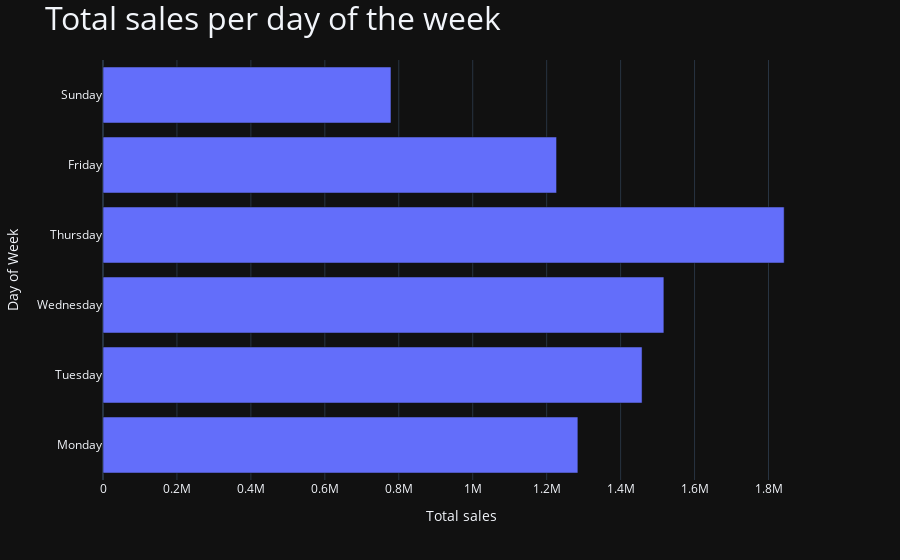

The cell this chart's notebook holds for it:
### Code cell
fig = px.bar(y=Day.index, x=Day.values)
fig.update_layout(
    title="Total sales per day of the week",
    yaxis_title="Day of Week",
    xaxis_title="Total sales",
    title_font_size=32,
)
fig.show()

### Figure 1 — Plotly figure (JSON) as saved in the notebook; plotly's stock layout.template omitted (floating-point values rounded to 4 significant figures)
{"data": [{"hovertemplate": "x=%{x}<br>y=%{y}<extra></extra>", "legendgroup": "", "marker": {"color": "#636efa", "pattern": {"shape": ""}}, "name": "", "orientation": "h", "showlegend": false, "textposition": "auto", "x": [1284000.0, 1458000.0, 1517000.0, 1842000.0, 1227000.0, 778900.0], "xaxis": "x", "y": ["Monday", "Tuesday", "Wednesday", "Thursday", "Friday", "Sunday"], "yaxis": "y", "type": "bar"}], "layout": {"xaxis": {"anchor": "y", "domain": [0.0, 1.0], "title": {"text": "Total sales"}}, "yaxis": {"anchor": "x", "domain": [0.0, 1.0], "title": {"text": "Day of Week"}}, "legend": {"tracegroupgap": 0}, "margin": {"t": 60}, "barmode": "relative", "title": {"text": "Total sales per day of the week", "font": {"size": 32}}}}
